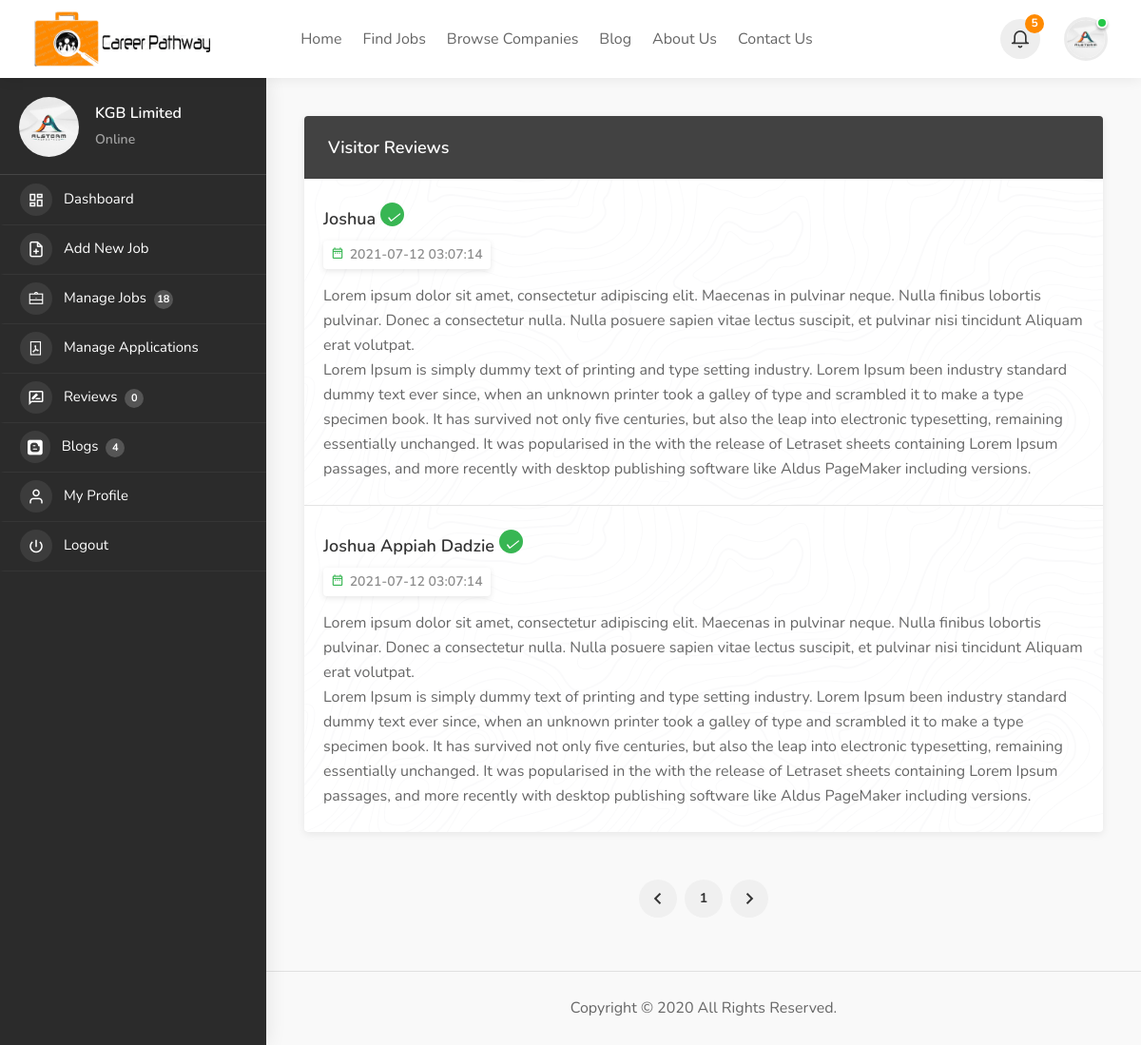
The page /dashboard/companyReviews.php (signed in) on the database its author committed.
### tables this page shows
CREATE TABLE `company` (
  `id_company` int(11) NOT NULL,
  `industry_id` int(11) DEFAULT NULL,
  `companyname` text NOT NULL,
  `role_id` int(11) NOT NULL DEFAULT 2,
  `address` text DEFAULT NULL,
  `state_id` int(11) DEFAULT NULL,
  `city_id` int(11) DEFAULT NULL,
  `contactno` text DEFAULT NULL,
  `website` text DEFAULT NULL,
  `email` varchar(255) NOT NULL,
  `password` varchar(250) NOT NULL,
  `aboutme` text DEFAULT NULL,
  `hash` varchar(255) NOT NULL,
  `createdAt` date NOT NULL,
  `active` int(3) DEFAULT 0,
  `esta_date` date DEFAULT NULL,
  `empno` int(11) DEFAULT NULL,
  `profile_pic` text DEFAULT 'placeholder_image.png'
);

CREATE TABLE `company_reviews` (
  `id` int(11) NOT NULL,
  `company_id` int(11) NOT NULL,
  `createdby` int(11) NOT NULL,
  `review` text NOT NULL,
  `createdat` datetime NOT NULL
);

CREATE TABLE `users` (
  `id_user` int(11) NOT NULL,
  `fullname` text NOT NULL,
  `email` varchar(250) NOT NULL,
  `password` varchar(250) NOT NULL,
  `address` text DEFAULT NULL,
  `headline` text DEFAULT NULL,
  `role_id` int(11) NOT NULL DEFAULT 1,
  `city_id` int(3) DEFAULT NULL,
  `state_id` int(3) DEFAULT NULL,
  `contactno` varchar(15) DEFAULT NULL,
  `career_id` int(3) DEFAULT 0,
  `education_id` int(3) DEFAULT NULL,
  `dob` date DEFAULT NULL,
  `age` int(3) DEFAULT NULL,
  `resume` text DEFAULT NULL,
  `hash` text DEFAULT NULL,
  `active` int(3) DEFAULT 0,
  `aboutme` text DEFAULT NULL,
  `skills` text DEFAULT NULL,
  `gender` text DEFAULT NULL,
  `profile_pic` text DEFAULT 'user.png',
  `createdat` date NOT NULL
);

### dashboard/companyReviews.php (the view, shortened to what this page needs)
<?php include '../includes/session.php'; ?>
<?php include '../includes/dashboardHeader.php'; ?>
<body>
<div id="wrapper">
  <?php include '../includes/dashboardNavbar.php' ?>
  <div class="utf-dashboard-container-aera">
    <?php include '../includes/dashboardSidebar.php' ?>
    <div class="utf-dashboard-content-container-aera" data-simplebar>
	  <div class="utf-dashboard-content-inner-aera">
    <div class="row">
          <div class="col-xl-12">
            <div class="dashboard-box margin-top-0">
              <div class="headline">
                <h3>Visitor Reviews</h3>
              </div>
              <div class="content">
                <ul class="utf-dashboard-box-list">
                  <?php
                    $id_company = $_SESSION['id_company'];
                    $results_per_page = 10;
                    $query = "SELECT * FROM company_reviews WHERE company_id = '$id_company' ORDER BY id DESC";
                    $result = mysqli_query($conn, $query);
                    $number_of_result = mysqli_num_rows($result);
                    $number_of_page = ceil ($number_of_result / $results_per_page);
                    if (!isset ($_GET['page']) ) {
                        $page = 1;
                    } else {
                        $page = $_GET['page'];
                    }
                    $page_first_result = ($page-1) * $results_per_page;
                    $sql =  "SELECT * FROM company_reviews WHERE company_id = '$id_company' ORDER BY id DESC LIMIT " . $page_first_result . ',' . $results_per_page;
                    $query = $conn->query($sql);
                    while($row = $query->fetch_assoc()){
                      $createdby = $row['createdby'];
                      $user_id = $conn->query("SELECT fullname FROM users WHERE id_user = '$createdby'");
                      $user_id = $user_id->fetch_row();
                  ?>
                  <li>
                    <div class="utf-boxed-list-item-item">
                      <div class="item-content">
                        <h4><?php echo $user_id[0] ?> <i class="utf-verified-badge" title="Verified" data-tippy-placement="top"></i></h4>
                        <div class="item-details margin-top-10">
                          <div class="utf-detail-item"><i class="icon-material-outline-date-range"></i> <?php echo $row['createdat'] ?></div>
                        </div>
                        <div class="utf-item-description">
                          <p><?php echo $row['review'] ?></p>
                        </div>
                      </div>
                    </div>
                  </li>
                  <?php
                    }
                  ?>
                </ul>
              </div>
            </div>
            <div class="utf-pagination-container-aera margin-top-20 margin-bottom-0">
              <nav class="pagination">
                <ul>
                <li class="utf-pagination-arrow"><a href="#" class="ripple-effect"><i class="icon-material-outline-keyboard-arrow-left"></i></a></li>
                  <?php
                  for($page = 1; $page<= $number_of_page; $page++) {  ?>
                <li><a href="companyReviews.php?page=<?php echo $page ?>" class="ripple-effect"><?php echo $page ?></a></li>
                <?php }  ?>
                  <li class="utf-pagination-arrow"><a href="#" class="ripple-effect"><i class="icon-material-outline-keyboard-arrow-right"></i></a></li>
                </ul>
              </nav>
            </div>
          </div>
        </div>
        <div class="utf-dashboard-footer-spacer-aera"></div>
        <?php include '../includes/dashboardFooter.php' ?>
      </div>
    </div>
  </div>
</div>
</body>
</html>

### includes/dashboardNavbar.php (shortened to what this page needs)
<header id="utf-header-container-block" class="fullwidth dashboard-header not-sticky">
    <div id="header">
      <div class="container">
        <div class="utf-left-side">
          <div id="logo"> <a href="./dashboard.php"><img src="../assets/images/logo.png" alt="" style="height: 60px"></a> </div>
          <nav id="navigation">
            <ul id="responsive">
              <li><a href="../">Home</a></li>
              <li><a href="../findJobs.php">Find Jobs</a></li>
              <li><a href="../browseCompanies.php">Browse Companies</a></li>
            <li><a href="../blogs.php">Blog</a></li>
            <li><a href="../aboutUs.php">About Us</a></li>
            <li><a href="../contactUs.php">Contact Us</a></li>
            </ul>
          </nav>
        </div>
        <div class="utf-right-side">
          <div class="utf-header-widget-item hide-on-mobile">
            <div class="utf-header-notifications">
              <div class="utf-header-notifications-trigger notifications-trigger-icon"> <a href="#"><i class="icon-feather-bell"></i><span>5</span></a> </div>
            </div>
          </div>
          <div class="utf-header-widget-item">
            <div class="utf-header-notifications user-menu">
              <div class="utf-header-notifications-trigger user-profile-title">
				<a href="#">
              <?php if(($_SESSION['role_id']) == 2) :
                $id_company = $_SESSION['id_company'];
                $sql = "SELECT * FROM company WHERE id_company='$id_company'";
                $query = $conn->query($sql);
                $row = $query->fetch_assoc();
                if($row['profile_pic'] != ''):
              ?>
                <div class="user-avatar status-online"><img src="../assets/images/<?php echo $row['profile_pic'] ?>" alt=""> </div>
              <?php else: ?>
                <div class="user-avatar status-online"><img src="../assets/images/user.png" alt=""> </div>
              <?php endif; ?>
              <?php endif; ?>
                </a>
			  </div>
            </div>
          </div>
		</div>
      </div>
    </div>
  </header>

### includes/dashboardSidebar.php (shortened to what this page needs)
<div class="utf-dashboard-sidebar-item">
      <div class="utf-dashboard-sidebar-item-inner" data-simplebar>
        <div class="utf-dashboard-nav-container">
		  <div class="utf-dashboard-nav">
			<div class="utf-dashboard-nav-inner">
			  <div class="dashboard-profile-box">
          <?php if(($_SESSION['role_id']) == 2) :
            $id_company = $_SESSION['id_company'];
            $sql = "SELECT * FROM company WHERE id_company='$id_company'";
            $query = $conn->query($sql);
            $row = $query->fetch_assoc();
          ?>
          <span class="avatar-img">
            <?php if($row['profile_pic'] != ''): ?>
              <img alt="" src="../assets/images/<?php echo $row['profile_pic'] ?>" class="photo">
            <?php else: ?>
              <img alt="" src="../assets/images/user.png" class="photo">
            <?php endif; ?>
          </span>
          <div class="user-profile-text">
          <span class="fullname"><?php echo $row['companyname'] ?></span>
          <span class="user-role">Online</span>
          </div>
          <?php endif; ?>
			  </div>
			  <div class="clearfix"></div>
              <ul>
                <?php if(($_SESSION['role_id']) == 2) :?>
                <li><a href="dashboard.php"><i class="icon-material-outline-dashboard"></i> Dashboard</a></li>
                <li><a href="addJob.php"><i class="icon-feather-file-plus"></i> Add New Job</a></li>
                <li><a href="manageJobs.php"><i class="icon-line-awesome-briefcase"></i> Manage Jobs <span class="nav-tag">
                  <?php
                  $id_company = $_SESSION['id_company'];
                  $sql = "SELECT * FROM job_post WHERE id_company = '$id_company'";
                  $query = $conn->query($sql);
                  echo $query->num_rows;
                  ?>
                </span></a></li>
                <li><a href="manageApplications.php"><i class="icon-line-awesome-file-pdf-o"></i> Manage Applications</a></li>
                <li><a href="companyReviews.php"><i class="icon-material-outline-rate-review"></i> Reviews <span class="nav-tag">
                0
                </span></a></li>
                <li><a href="allBlogs.php"><i class="icon-brand-blogger"></i> Blogs <span class="nav-tag">
                  <?php
                  $id_company = $_SESSION['id_company'];
                  $sql = "SELECT * FROM blogs WHERE createdby = '$id_company'";
                  $query = $conn->query($sql);
                  echo $query->num_rows;
                  ?>
                </span></a></li>
                <li><a href="myProfile.php"><i class="icon-feather-user"></i> My Profile</a></li>
                <li><a href="../process/logout.php"><i class="icon-material-outline-power-settings-new"></i> Logout</a></li>
                <?php endif; ?>
              </ul>
            </div>
          </div>
        </div>
      </div>
    </div>

### rows shown on the page
company: profile_pic (picture), companyname "KGB Limited"
company_reviews: users.fullname "Joshua", createdat "2021-07-12 03:07:14", review "Lorem ipsum dolor sit amet, consectetur adipiscing elit. Maecenas in pulvinar neque. Nulla finibus lobortis pulvinar. Donec a consectetur nulla. Nulla posuere sapien vitae lectus suscipit, et pulvinar nisi tincidunt Aliquam erat volutpat. Lorem Ipsum is simply dummy text of printing and type setting industry. Lorem Ipsum been industry standard dummy text ever since, when an unknown printer took a galley of type and scrambled it to make a type specimen book. It has survived not only five centuries, but also the leap into electronic typesetting, remaining essentially unchanged. It was popularised in the with the release of Letraset sheets containing Lorem Ipsum passages, and more recently…"
company_reviews: users.fullname "Joshua Appiah Dadzie", createdat "2021-07-12 03:07:14", review "Lorem ipsum dolor sit amet, consectetur adipiscing elit. Maecenas in pulvinar neque. Nulla finibus lobortis pulvinar. Donec a consectetur nulla. Nulla posuere sapien vitae lectus suscipit, et pulvinar nisi tincidunt Aliquam erat volutpat. Lorem Ipsum is simply dummy text of printing and type setting industry. Lorem Ipsum been industry standard dummy text ever since, when an unknown printer took a galley of type and scrambled it to make a type specimen book. It has survived not only five centuries, but also the leap into electronic typesetting, remaining essentially unchanged. It was popularised in the with the release of Letraset sheets containing Lorem Ipsum passages, and more recently…"

### other values the page prints
$query->num_rows "18"
$query->num_rows "4"
